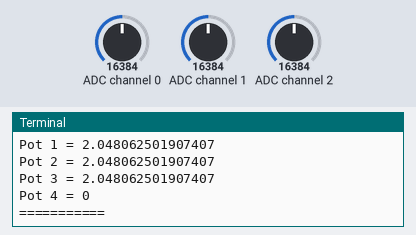
Simulated run of this program. Board: Raspberry Pi (BCM pin numbers). Shown: the last lines printed to the terminal. Inputs (shaded band) come from the test bench; at power-on: ADC channel 0 = 16384, ADC channel 1 = 16384, ADC channel 2 = 16384 (analog values on the 0–32767 scale).

Above: at 1.2 s.
1.3 s: ADC channel 0 set to 22936
4.0 s: ADC channel 1 set to 22936
6.7 s: ADC channel 2 set to 22936
At 8.6 s:
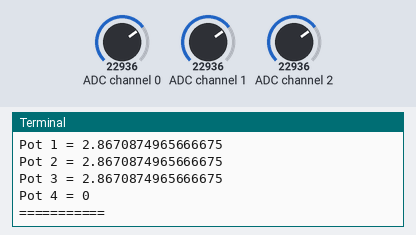
9.4 s: ADC channel 0 set to 28834
12.1 s: ADC channel 1 set to 28834
14.8 s: ADC channel 2 set to 28834
At 17.2 s:
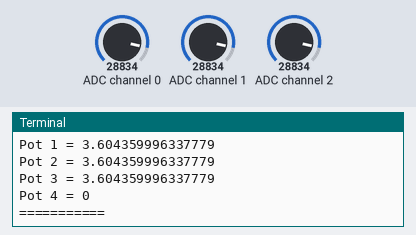
Timing chart, 0 to 18.5 s (numbered marks = the images above; inputs shaded):
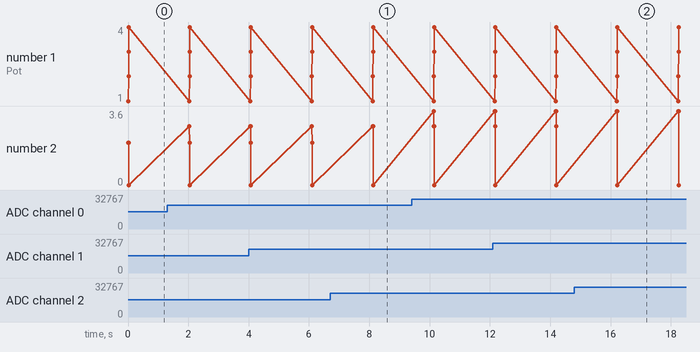

Measured:
- after the input at 6.7 s, the terminal: prints a new line after 1.4 s (image 1)
- after the input at 14.8 s, the terminal: prints a new line after 1.4 s (image 2)

The program:

soil_moisture.py
```python
from time import sleep
import sys

# Handle platform-specific imports
if sys.platform == "win32":
    print("Running on Windows - Using dummy hardware modules")

    class FakeBoard:
        SCL = "SCL"
        SDA = "SDA"

    class FakeADS:
        P0 = "P0"
        P1 = "P1"
        P2 = "P2"
        P3 = "P3"

    class FakeAnalogIn:
        def __init__(self, ads, pin):
            self.voltage = 2.5  # Return a dummy value

    class FakeI2C:
        def __init__(self, scl, sda):
            print(f"Initializing Fake I2C on {scl}, {sda}")

    board = FakeBoard()
    ADS = FakeADS()
    AnalogIn = FakeAnalogIn
    busio = FakeI2C  # Mock I2C

else:
    import busio
    import board  # Import actual board module on Raspberry Pi
    import adafruit_ads1x15.ads1115 as ADS
    from adafruit_ads1x15.analog_in import AnalogIn

def get_from_pot(pot_number: int):
    try:
        i2c = busio.I2C(board.SCL, board.SDA)  # Initialize I2C
        ads = ADS.ADS1115(i2c)
        ads.gain = 1  # Set gain to ±4.096V
        # a0 = p1
        # a1 = p2
        # a2 = p3
        #

        match pot_number:
            case 1:
                return AnalogIn(ads, ADS.P0).voltage
            case 2:
                return AnalogIn(ads, ADS.P1).voltage
            case 3:
                return AnalogIn(ads, ADS.P2).voltage
        return 0  # If invalid pot_number
    except Exception as e:
        print(f"Error reading sensor: {e}. Returning 0 for pot {pot_number}")
        return 0

### Soil Moisture Voltage Ranges ###
# Dry Soil: 3.4V – 5.0V
# Moist Soil: 1.5V – 3.5V
# Wet Soil: 0.0V – 1.4V


        # Findings:
        # AIR / SNO SOIL - 3.65 & 3.87
        # Dry Soil - 3.45
        # Moist Soil = 2.6-2.7
        # Wet Soil - 1.95-1.98
        # Water - 2.07 - 2.15


         # Findings:
        # AIR / SNO SOIL - 3.7-3.8
        # Dry Soil - 3.6
        # Moist Soil = 2.6-2.7
        # Wet Soil - 2.2
        # Water - 2.07 - 2.15

if __name__ == '__main__':
    import RPi.GPIO as GPIO
    from time import sleep
    while True:
        print(f'Pot 1 = {get_from_pot(1)}')
        print(f'Pot 2 = {get_from_pot(2)}')
        print(f'Pot 3 = {get_from_pot(3)}')
        print(f'Pot 4 = {get_from_pot(4)}')
        print(f'===========')
        sleep(2)
```
